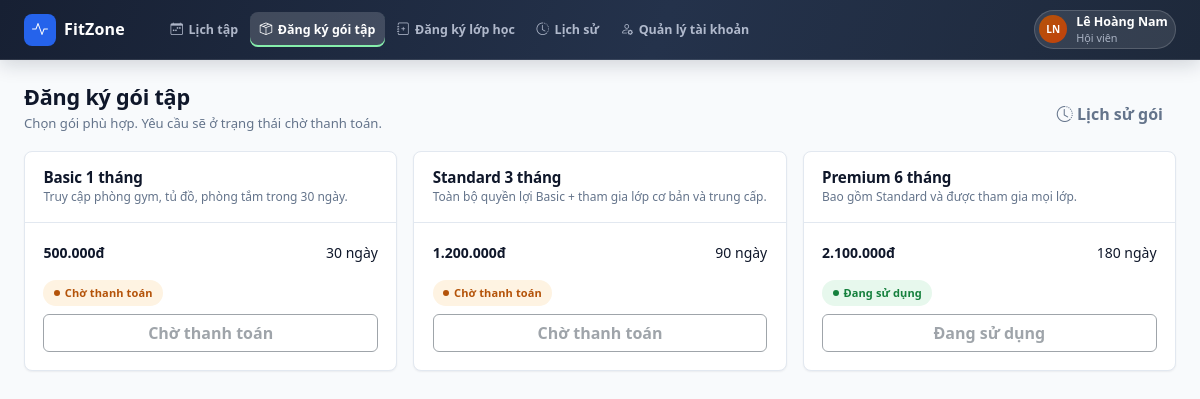
Page /customer/package-registration.php (signed in) on the earlier database version.
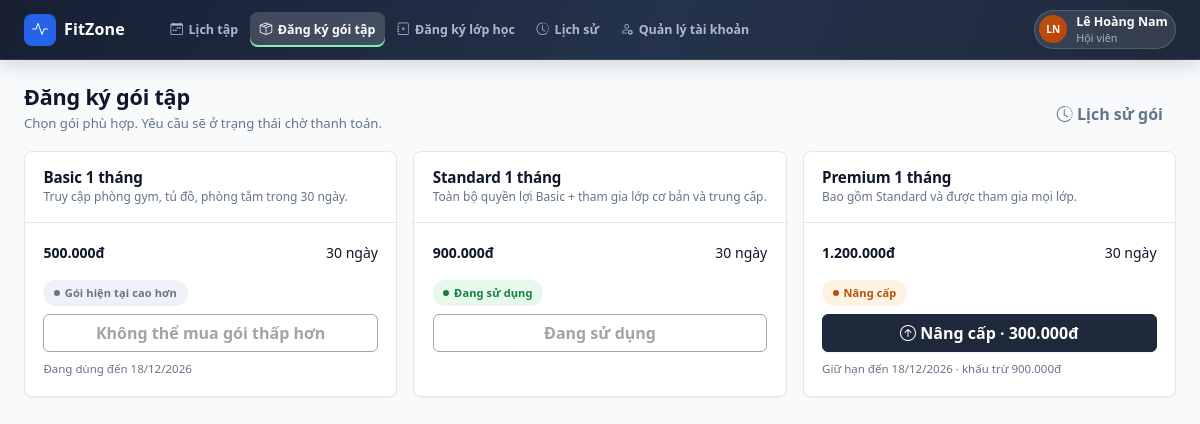
Same page on the later database version.
### tables this page shows
CREATE TABLE `goi_tap` (
  `id` int(10) unsigned NOT NULL AUTO_INCREMENT,
  `ten_goi` varchar(100) NOT NULL,
  `thoi_han_ngay` int(11) NOT NULL,
  `gia` bigint(20) NOT NULL,
  `mo_ta` text DEFAULT NULL,
  `cap_do` varchar(20) NOT NULL DEFAULT 'basic',
  `trang_thai` varchar(20) NOT NULL DEFAULT 'dang_ban',
  `deleted_at` datetime DEFAULT NULL,
  `created_at` datetime NOT NULL DEFAULT current_timestamp(),
  `updated_at` datetime NOT NULL DEFAULT current_timestamp() ON UPDATE current_timestamp(),
  PRIMARY KEY (`id`)
);

CREATE TABLE `dang_ky_goi` (
  `id` int(10) unsigned NOT NULL AUTO_INCREMENT,
  `hoi_vien_id` int(10) unsigned NOT NULL,
  `goi_tap_id` int(10) unsigned NOT NULL,
  `ngay_bat_dau` date NOT NULL,
  `ngay_ket_thuc` date NOT NULL,
  `gia_tai_thoi_diem` bigint(20) NOT NULL,
  `gia_niem_yet` bigint(20) DEFAULT NULL,
  `so_tien_giam` bigint(20) NOT NULL DEFAULT 0,
  `trang_thai` varchar(30) NOT NULL DEFAULT 'chua_thanh_toan',
  `loai_giao_dich` varchar(20) NOT NULL DEFAULT 'mua_moi',
  `dang_ky_goc_id` int(10) unsigned DEFAULT NULL,
  `phuong_thuc` varchar(30) DEFAULT NULL,
  `ngay_thanh_toan` datetime DEFAULT NULL,
  `nhan_vien_id` int(10) unsigned DEFAULT NULL,
  `created_at` datetime NOT NULL DEFAULT current_timestamp(),
  `updated_at` datetime NOT NULL DEFAULT current_timestamp() ON UPDATE current_timestamp(),
  PRIMARY KEY (`id`),
  KEY `fk_dang_ky_goi_hoi_vien` (`hoi_vien_id`),
  KEY `fk_dang_ky_goi_goi_tap` (`goi_tap_id`),
  KEY `fk_dang_ky_goi_nhan_vien` (`nhan_vien_id`),
  KEY `fk_dang_ky_goi_goc` (`dang_ky_goc_id`),
  CONSTRAINT `fk_dang_ky_goi_goc` FOREIGN KEY (`dang_ky_goc_id`) REFERENCES `dang_ky_goi` (`id`) ON DELETE SET NULL,
  CONSTRAINT `fk_dang_ky_goi_goi_tap` FOREIGN KEY (`goi_tap_id`) REFERENCES `goi_tap` (`id`),
  CONSTRAINT `fk_dang_ky_goi_hoi_vien` FOREIGN KEY (`hoi_vien_id`) REFERENCES `hoi_vien` (`id`),
  CONSTRAINT `fk_dang_ky_goi_nhan_vien` FOREIGN KEY (`nhan_vien_id`) REFERENCES `tai_khoan` (`id`) ON DELETE SET NULL
);

### common/partials/sidebar.php (called while the page is built, shortened)
<span class="brand-mark"><?= icon('activity') ?></span>

### common/bootstrap.php (called while the page is built, shortened)
<?php
require_once __DIR__ . '/functions.php';
require_once __DIR__ . '/components/ui.php';
function common_db(): mysqli
{
    static $db = null;
    if ($db === null) {
        $db = require __DIR__ . '/mysql/connect_mysql.php';
    }
    return $db;
}

### common/data/common.php (called while the page is built, shortened)
<?php
function view_db(): mysqli
{
    return common_db();
}
function view_current_account_id(): int
{
    return (int) ($_SESSION['tai_khoan_id'] ?? 0);
}
function view_cast_ints(array $rows, array $keys): array
{
    foreach ($rows as &$row) {
        foreach ($keys as $key) {
            if (isset($row[$key])) {
                $row[$key] = (int) $row[$key];
            }
        }
    }
    return $rows;
}

### common/data/shared.php (called while the page is built, shortened)
<?php
function data_packages(): array
{
    $sql = "
        SELECT gt.id, gt.ten_goi AS name, gt.thoi_han_ngay AS days, gt.gia AS price, gt.cap_do AS level,
               (SELECT COUNT(*) FROM dang_ky_goi d
                 WHERE d.goi_tap_id = gt.id AND d.trang_thai = 'da_thanh_toan') AS sold,
               gt.trang_thai AS status, gt.mo_ta AS `desc`
        FROM goi_tap gt
        WHERE gt.deleted_at IS NULL
        ORDER BY gt.id
    ";
    return view_cast_ints(view_db()->query($sql)->fetch_all(MYSQLI_ASSOC), ['id', 'days', 'price', 'sold']);
}

### common/functions.php (called while the page is built, shortened)
<?php
function e(mixed $value): string
{
    return htmlspecialchars((string) $value, ENT_QUOTES, 'UTF-8');
}

### common/data/packages.php (called while the page is built, shortened)
<?php
if (!function_exists('package_level_rank')) {
    function package_level_rank(?string $level): int
    {
        return ['basic' => 1, 'standard' => 2, 'premium' => 3][(string) $level] ?? 1;
    }
}
if (!function_exists('package_active_registration')) {
    function package_active_registration(int $memberId, bool $forUpdate = false): ?array
    {
        $sql = 'SELECT d.id, d.goi_tap_id, d.ngay_bat_dau, d.ngay_ket_thuc, d.gia_tai_thoi_diem,
                       d.gia_niem_yet, d.loai_giao_dich, d.dang_ky_goc_id,
                       gt.ten_goi AS name, gt.cap_do, gt.thoi_han_ngay, gt.gia
                  FROM dang_ky_goi d
                  JOIN goi_tap gt ON gt.id = d.goi_tap_id AND gt.deleted_at IS NULL
                 WHERE d.hoi_vien_id = ? AND d.trang_thai = "da_thanh_toan"
                   AND d.ngay_bat_dau <= CURDATE() AND d.ngay_ket_thuc >= CURDATE()
                 ORDER BY CASE gt.cap_do WHEN "premium" THEN 3 WHEN "standard" THEN 2 ELSE 1 END DESC,
                          d.ngay_ket_thuc DESC
                 LIMIT 1' . ($forUpdate ? ' FOR UPDATE' : '');
        $stmt = common_db()->prepare($sql);
        $stmt->bind_param('i', $memberId);
        $stmt->execute();
        $row = $stmt->get_result()->fetch_assoc();
        return $row ?: null;
    }
}
if (!function_exists('package_upgrade_quote')) {
    function package_upgrade_quote(array $active, array $newPackage): array
    {
        $start = DateTimeImmutable::createFromFormat('!Y-m-d', (string) $active['ngay_bat_dau']);
        $end = DateTimeImmutable::createFromFormat('!Y-m-d', (string) $active['ngay_ket_thuc']);
        $today = new DateTimeImmutable('today');
        $oldDays = max(1, (int) $start->diff($end)->days + 1);
        $remaining = $end >= $today ? (int) $today->diff($end)->days + 1 : 0;
        $oldBaseValue = (int) ($active['gia_niem_yet'] ?? 0);
        $credit = $remaining > 0 ? intdiv($oldBaseValue * $remaining, $oldDays) : 0;
        $newDays = max(1, (int) ($newPackage['thoi_han_ngay'] ?? $newPackage['days'] ?? 1));
        $newPrice = (int) ($newPackage['gia'] ?? $newPackage['price'] ?? 0);
        $newSegmentValue = $remaining > 0 ? intdiv($newPrice * $remaining, $newDays) : 0;
        return [
            'remaining_days' => $remaining,
            'old_days' => $oldDays,
            'credit' => $credit,
            'new_segment_value' => $newSegmentValue,
            'fee' => max(0, $newSegmentValue - $credit),
            'start' => $today->format('Y-m-d'),
            'end' => $end->format('Y-m-d'),
        ];
    }
}

### common/data/customer.php (called while the page is built, shortened)
<?php
function view_member_id(): int
{
    $conn = view_db();
    $accountId = view_current_account_id();
    if ($accountId > 0) {
        $stmt = $conn->prepare(
            'SELECT id FROM hoi_vien
              WHERE tai_khoan_id = ? AND trang_thai = "hoat_dong" AND deleted_at IS NULL
              LIMIT 1'
        );
        $stmt->bind_param('i', $accountId);
        $stmt->execute();
        $row = $stmt->get_result()->fetch_assoc();
        if ($row) {
            return (int) $row['id'];
        }
    }
    return 0;
}
function data_current_member(): array
{
    $conn = view_db();
    $id = view_member_id();
    $stmt = $conn->prepare(
        'SELECT id, ho_ten, sdt, email, gioi_tinh, ngay_sinh, chieu_cao, can_nang, muc_tieu,
                DATE_FORMAT(created_at, "%d/%m/%Y") AS joined, trang_thai
           FROM hoi_vien WHERE id = ? LIMIT 1'
    );
    $stmt->bind_param('i', $id);
    $stmt->execute();
    $row = $stmt->get_result()->fetch_assoc();
    $package = $conn->prepare(
        'SELECT gt.ten_goi, gt.cap_do, DATE_FORMAT(d.ngay_ket_thuc, "%d/%m/%Y") AS het_han
           FROM dang_ky_goi d JOIN goi_tap gt ON gt.id = d.goi_tap_id AND gt.deleted_at IS NULL
          WHERE d.hoi_vien_id = ? AND d.trang_thai = "da_thanh_toan"
            AND d.ngay_bat_dau <= CURDATE() AND d.ngay_ket_thuc >= CURDATE()
          ORDER BY CASE gt.cap_do WHEN "premium" THEN 3 WHEN "standard" THEN 2 ELSE 1 END DESC,
                   d.ngay_ket_thuc DESC LIMIT 1'
    );
    $package->bind_param('i', $id);
    $package->execute();
    $pkg = $package->get_result()->fetch_assoc();
    $row['package'] = $pkg['ten_goi'] ?? '—';
    $row['package_level'] = $pkg['cap_do'] ?? 'basic';
    $row['package_expiry'] = $pkg['het_han'] ?? '—';
    return $row;
}

### customer/package-registration.php (the view, shortened to what the changed rows need)
<?php
require __DIR__ . '/../common/bootstrap.php';
$menu = require __DIR__ . '/../common/menus/customer.php';
$packages = array_values(array_filter(
    data_packages(),
    static fn (array $package): bool => $package['status'] === 'dang_ban'
));
$memberId = (int) (data_current_member()['id'] ?? 0);
$packageStates = [];
if ($memberId > 0) {
    $stmt = common_db()->prepare(
        'SELECT goi_tap_id, trang_thai, ngay_ket_thuc FROM dang_ky_goi WHERE hoi_vien_id = ?'
    );
    $stmt->bind_param('i', $memberId);
    $stmt->execute();
    $rows = $stmt->get_result()->fetch_all(MYSQLI_ASSOC);
    $today = date('Y-m-d');
    foreach ($rows as $row) {
        $pid = (int) $row['goi_tap_id'];
        if ($row['trang_thai'] === 'da_thanh_toan' && $row['ngay_ket_thuc'] >= $today) {
            $packageStates[$pid] = 'active';
        } elseif ($row['trang_thai'] === 'chua_thanh_toan' && ($packageStates[$pid] ?? '') !== 'active') {
            $packageStates[$pid] = 'pending';
        }
    }
}
$activeRegistration = $memberId > 0 ? package_active_registration($memberId) : null;
$activeRank = $activeRegistration ? package_level_rank($activeRegistration['cap_do'] ?? 'basic') : 0;
$activeEndLabel = $activeRegistration
    ? date('d/m/Y', strtotime((string) $activeRegistration['ngay_ket_thuc']))
    : '';
$partials = __DIR__ . '/../common/partials';
require $partials . '/head.php';
?>
<div class="app-shell">
    <?php require $partials . '/sidebar.php'; ?>
    <div class="app-main">
        <main class="app-content" id="main-content">
            <div class="page-head">
                <div>
                    <h1>Đăng ký gói tập</h1>
                </div>
            </div>
            <div class="row g-3">
                <?php foreach ($packages as $package):
                    $state = $packageStates[(int) $package['id']] ?? '';
                    $packageRank = package_level_rank($package['level'] ?? 'basic');
                    $upgradeQuote = null;
                    $canUpgrade = false;
                    $blockedLower = false;
                    $blockedSame = false;
                    if ($state === '' && $activeRegistration) {
                        if ($packageRank < $activeRank) {
                            $blockedLower = true;
                        } elseif ($packageRank === $activeRank) {
                            $blockedSame = true;
                        } else {
                            $canUpgrade = true;
                            $upgradeQuote = package_upgrade_quote($activeRegistration, $package);
                        }
                    }
                    $upgradeFee = (int) ($upgradeQuote['fee'] ?? 0);
                ?>
                    <div class="col-md-6 col-xl-4" data-package-card data-package-id="<?= (int) $package['id'] ?>">
                        <article class="app-card h-100">
                            <div class="app-card-header">
                                <div>
                                    <h2><?= e($package['name']) ?></h2>
                                    <p class="sub"><?= e($package['desc']) ?></p>
                                </div>
                            </div>
                            <div class="app-card-body">
                                <div class="d-flex justify-content-between mb-3">
                                    <strong><?= e(money($package['price'])) ?></strong>
                                    <span><?= (int) $package['days'] ?> ngày</span>
                                </div>
                                <span data-package-action>
                                    <?php if ($state === 'active'): ?>
                                        <span class="badge-status success">Đang sử dụng</span>
                                        <button class="btn btn-outline-secondary w-100 mt-2" type="button" disabled>Đang sử dụng</button>
                                    <?php elseif ($state === 'pending'): ?>
                                        <span class="badge-status warning">Chờ thanh toán</span>
                                        <button class="btn btn-outline-secondary w-100 mt-2" type="button" disabled>Chờ thanh toán</button>
                                    <?php elseif ($blockedLower): ?>
                                        <span class="badge-status muted">Gói hiện tại cao hơn</span>
                                        <button class="btn btn-outline-secondary w-100 mt-2" type="button" disabled>Không thể mua gói thấp hơn</button>
                                        <div class="text-tiny text-muted-2 mt-2">Đang dùng đến <?= e($activeEndLabel) ?></div>
                                    <?php elseif ($blockedSame): ?>
                                        <span class="badge-status muted">Đã có gói cùng cấp</span>
                                        <button class="btn btn-outline-secondary w-100 mt-2" type="button" disabled>Chờ hết hạn</button>
                                        <div class="text-tiny text-muted-2 mt-2">Đang dùng đến <?= e($activeEndLabel) ?></div>
                                    <?php elseif ($canUpgrade && $upgradeQuote): ?>
                                        <span class="badge-status warning">Nâng cấp</span>
                                        <button class="btn btn-primary w-100 mt-2" type="button"
                                                data-package-upgrade="<?= (int) $package['id'] ?>"
                                                data-package-name="<?= e($package['name']) ?>"
                                                data-package-fee="<?= $upgradeFee ?>"
                                                data-package-end="<?= e($activeEndLabel) ?>"
                                                data-package-credit="<?= (int) $upgradeQuote['credit'] ?>"
                                                data-package-remaining="<?= (int) $upgradeQuote['remaining_days'] ?>">
                                            <?= icon('arrow-up-circle') ?> Nâng cấp · <?= $upgradeFee > 0 ? e(money($upgradeFee)) : 'Miễn phí' ?>
                                        </button>
                                        <div class="text-tiny text-muted-2 mt-2">
                                            Giữ hạn đến <?= e($activeEndLabel) ?> ·
                                            khấu trừ <?= e(money((int) $upgradeQuote['credit'])) ?>
                                        </div>
                                    <?php endif; ?>
                                </span>
                            </div>
                        </article>
                    </div>
                <?php endforeach; ?>
            </div>
        </main>
    </div>
</div>
<?php require $partials . '/foot.php'; ?>

### common/components/ui.php (shortened to what the changed rows need)
<?php
if (!function_exists('icon')) {
    function icon(string $name, string $class = ''): string
    {
        $name = preg_replace('/[^a-z0-9-]/i', '', $name) ?: 'circle';
        return '<i class="bi bi-' . e($name) . ($class !== '' ? ' ' . e($class) : '') . '" aria-hidden="true"></i>';
    }
}
if (!function_exists('money')) {
    function money(int|float $amount): string
    {
        return number_format((float) $amount, 0, ',', '.') . 'đ';
    }
}

Differences in the rows shown:
computed for goi_tap "Basic 1 tháng": text "Chờ thanh toán Chờ thanh toán" → "Gói hiện tại cao hơn Không thể mua gói thấp hơn Đang dùng đến"
added dang_ky_goi: ngay_ket_thuc "18/12/2026"
changed goi_tap "Toàn bộ quyền lợi Basic + tham gia lớp cơ bản và trung cấp.": ten_goi "Standard 3 tháng" → "Standard 1 tháng"; gia "1.200.000đ" → "900.000đ"; thoi_han_ngay "90" → "30"; text "Chờ thanh toán Chờ thanh toán" → "Đang sử dụng Đang sử dụng"
changed goi_tap "Bao gồm Standard và được tham gia mọi lớp.": ten_goi "Premium 6 tháng" → "Premium 1 tháng"; gia "2.100.000đ" → "1.200.000đ"; thoi_han_ngay "180" → "30"; upgradeFee (not shown) → "300.000đ"; credit (not shown) → "900.000đ"; text "Đang sử dụng Đang sử dụng" → "Nâng cấp Nâng cấp · Giữ hạn đến · khấu trừ"
